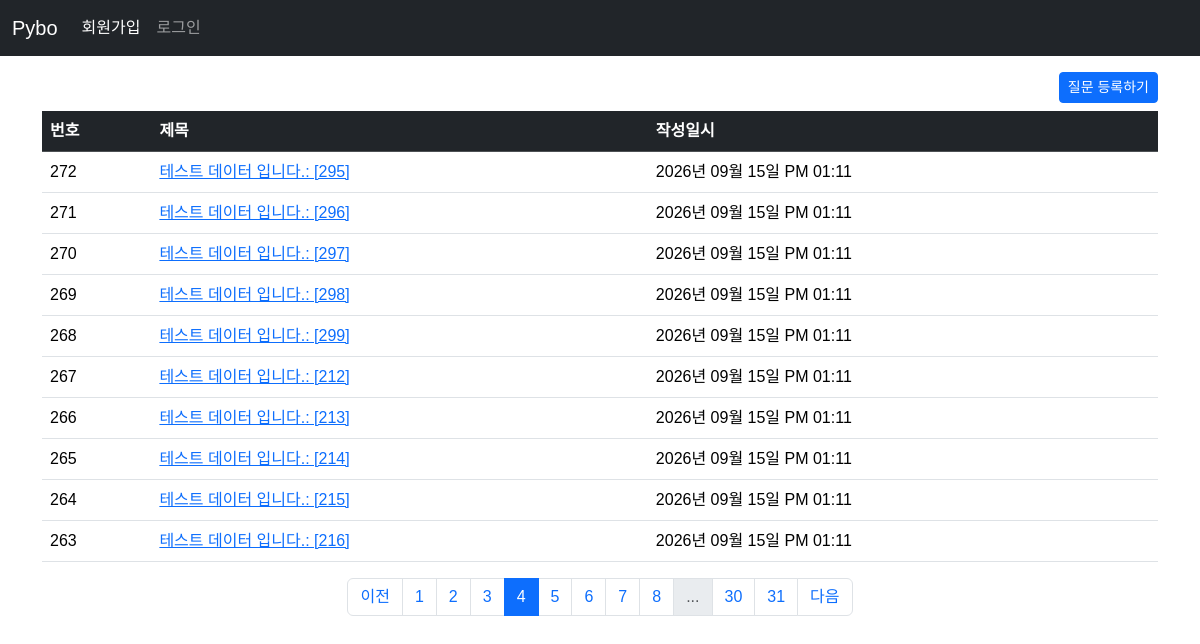
The app's page /question/list?page=4 with its own data.
### pybo/models.py (models this page shows)
class Question(db.Model):
    id = db.Column(db.Integer, primary_key=True)
    subject = db.Column(db.String(200), nullable=False)
    content = db.Column(db.Text, nullable=False)
    create_date = db.Column(db.DateTime, nullable=False)

### pybo/views/question_views.py (the view)
@bp.route('/list')
def _list():
    page = request.args.get('page', default=1, type=int)    # url parameter ?page=1
    question_list = Question.query.order_by(Question.create_date.desc())
    question_list = question_list.paginate(page=page, per_page=10)  # 페이징 구현
    return render_template('question/question_list.html', question_list=question_list)

### pybo/filter.py (called while the page is built)
def format_datetime(value, fmt:str='%Y년 %m월 %d일 %p %I:%M'):
    return value.strftime(fmt)

### pybo/templates/question/question_list.html (shortened to what this page needs)
{% extends 'base.html' %}
{% block content %}
<div class="container my-3">
    <div class="text-end">
    <a href="{{ url_for('question.create') }}" class="btn btn-primary btn-sm mb-2">질문 등록하기</a>
    </div>
    <table class="table table-hover">
        <thead>
        <tr class="table-dark">
            <th>번호</th>
            <th>제목</th>
            <th>작성일시</th>
        </tr>
        </thead>
        <tbody>
        {% if question_list %}
        {% for question in question_list.items %}
        <tr>
            <td>{{ question_list.total - ((question_list.page - 1) * question_list.per_page) - loop.index0 }}</td>
            <td>
                <a href="{{ url_for('question.detail', question_id=question.id) }}">{{question.subject}}</a>
            </td>
            <td>{{ question.create_date | datetime }}</td>
        </tr>
        {% endfor %}
        {% else %}
        <tr>
            <td colspan="3">질문이 없습니다.</td>
        </tr>
        {% endif %}
        </tbody>
    </table>
    <nav aria-label="...">
        <ul class="pagination justify-content-center">
            {% if question_list.has_prev %}
            <li class="page-item"><a href="?page={{ question_list.prev_num }}" class="page-link">이전</a></li>
            {% else %}
            <li class="page-item disabled">
                <a href="javascript:void(0)" class="page-link" aria-disabled="true">이전</a></li>
            {% endif %}
            {% for page_num in question_list.iter_pages() %}
            {% if page_num %}
            {% if page_num != question_list.page %}
            <li class="page-item"><a class="page-link" href="?page={{ page_num }}">{{ page_num }}</a></li>
            {% else %}
            <li class="page-item active">
                <a class="page-link" href="javascript:void(0)" aria-current="page">{{ page_num }}</a>
            </li>
            {% endif %}
            {% else %}
            <li class="page-item disabled"><a class="page-link" href="javascript:void(0)">...</a></li>
            {% endif %}
            {% endfor %}
            {% if question_list.has_next %}
            <li class="page-item"><a class="page-link" href="?page={{ question_list.next_num }}">다음</a></li>
            {% else %}
            <li class="page-item disabled">
                <a class="page-link" href="javascript:void(0)" aria-disabled="true">다음</a></li>
            {% endif %}
        </ul>
    </nav>
</div>
{% endblock %}

### pybo/static/style.css (style rules this page uses)
body { font-family: "Noto Sans KR", sans-serif; font-weight: 400; }

### records on screen
Question: total "272", subject "테스트 데이터 입니다.: [295]", create_date "2026년 09월 15일 PM 01:11"
Question: total "271", subject "테스트 데이터 입니다.: [296]", create_date "2026년 09월 15일 PM 01:11"
Question: total "270", subject "테스트 데이터 입니다.: [297]", create_date "2026년 09월 15일 PM 01:11"
Question: total "269", subject "테스트 데이터 입니다.: [298]", create_date "2026년 09월 15일 PM 01:11"
Question: total "268", subject "테스트 데이터 입니다.: [299]", create_date "2026년 09월 15일 PM 01:11"
Question: total "267", subject "테스트 데이터 입니다.: [212]", create_date "2026년 09월 15일 PM 01:11"
Question: total "266", subject "테스트 데이터 입니다.: [213]", create_date "2026년 09월 15일 PM 01:11"
Question: total "265", subject "테스트 데이터 입니다.: [214]", create_date "2026년 09월 15일 PM 01:11"
Question: total "264", subject "테스트 데이터 입니다.: [215]", create_date "2026년 09월 15일 PM 01:11"
Question: total "263", subject "테스트 데이터 입니다.: [216]", create_date "2026년 09월 15일 PM 01:11"

### other values on screen
{{ page_num }} "1" "2" "3" "5" "6" "7" "8" "30" "31"
{{ page_num }} "4"
